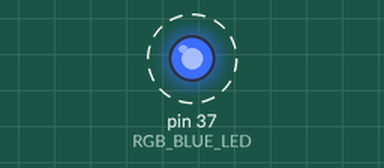
Recording of a sketch running on a simulated Arduino Mega 2560, built with avr-gcc and run on an emulated ATmega2560. On the bench: output pins drawn as LEDs (lit = HIGH). Dashed ring = blinking. At 6.0 s the program stops and its outputs stay as they are.

Above: at 0.15 s.
Timing chart, 0 to 3.0 s (numbered marks = the images above):
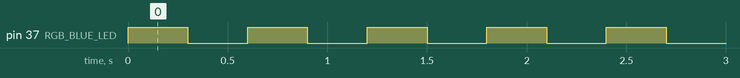

Measured:
- by itself, pin 37 (RGB_BLUE_LED): alternates HIGH for 0.30 s and LOW for 0.30 s, 20 changes in all, then stays LOW

The sketch:

LED_Blink_Counter.ino
```cpp
/*
 Educational BoosterPack MK II - LED_Blink_Counter
http://boosterpackdepot.info/wiki/index.php?title=Educational_BoosterPack_MK_II

 Blink BLUE_LED on the Edu BP MK II exactly 10 times.

 Dec 2012 - Created for Educational BoosterPack
            Use MSP430G2 LaunchPad on-board LED
 Dec 2013 - Modified for Educational BoosterPack MK II
            Use Edu BP MK II RGB LED channels
 by Dung Dang

 */

#define RGB_BLUE_LED 37
#define RGB_GREEN_LED 38
#define RGB_RED_LED 39

void setup()
{
  // initialize the digital pin as an output.
  pinMode(RGB_BLUE_LED, OUTPUT);
}

void loop()
{
  for (int i = 0; i < 10; i++)
  {
    // blink the BLUE LED 10x with the help of the for-loop!
    digitalWrite(RGB_BLUE_LED, HIGH);
    delay(300);
    digitalWrite(RGB_BLUE_LED, LOW);
    delay(300);
  }// when we’re done with the for-loop, exit the loop and continue the sketch
  while(1);// once we blinked the LED the desired amount of times, we get stuck in this empty while loop
}
```
